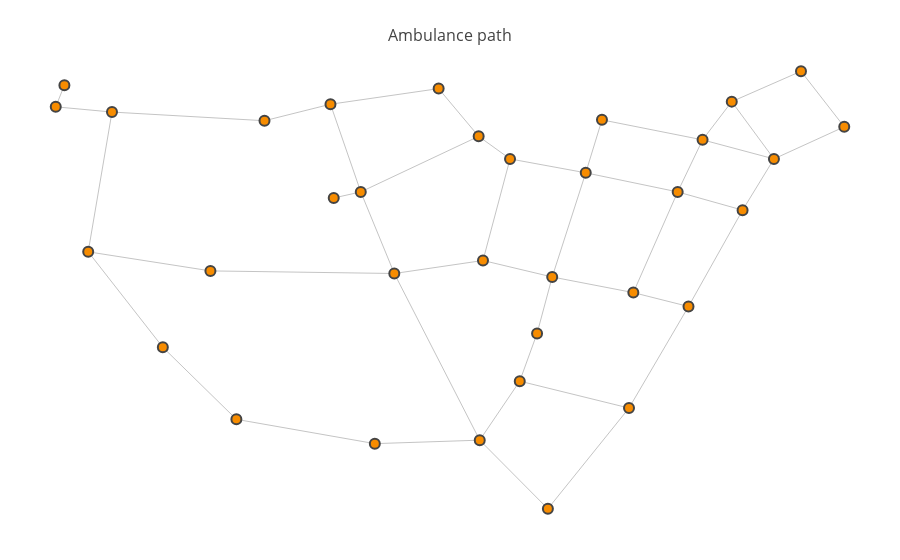

Notebook cell for this chart:
### Code cell
map_40 = load_map_40()
show_map(map_40)

### Figure 1 — Plotly figure (JSON) as saved in the notebook; plotly's stock layout.template omitted (floating-point values rounded to 4 significant figures; data arrays with more than 128 entries replaced by an {"elided": "..."} marker saying what was removed)
{"data": [{"hoverinfo": "none", "line": {"color": "#888", "width": 0.5}, "mode": "lines", "type": "scatter", "uid": "e5543157-5329-4432-af4c-3568eb6f2e2a", "x": {"elided": "141 int values"}, "y": {"elided": "141 int values"}}, {"hoverinfo": "text", "marker": {"color": [0, 0, 0, 0, 0, 0, 0, 0, 0, 0, 0, 0, 0, 0, 0, 0, 0, 0, 0, 0, 0, 0, 0, 0, 0, 0, 0, 0, 0, 0, 0, 0, 0, 0], "colorbar": {"thickness": 15, "title": {"side": "right", "text": "Node Connections"}, "xanchor": "left"}, "colorscale": "Hot", "line": {"width": 2}, "reversescale": true, "showscale": false, "size": 10}, "mode": "markers", "text": ["Intersection 0", "Intersection 1", "Intersection 2", "Intersection 3", "Intersection 4", "Intersection 5", "Intersection 6", "Intersection 7", "Intersection 8", "Intersection 9", "Intersection 10", "Intersection 11", "Intersection 12", "Intersection 13", "Intersection 14", "Intersection 15", "Intersection 16", "Intersection 17", "Intersection 18", "Intersection 19", "Intersection 20", "Intersection 21", "Intersection 22", "Intersection 23", "Intersection 24", "Intersection 25", "Intersection 26", "Intersection 27", "Intersection 28", "Intersection 29", "Intersection 30", "Intersection 31", "Intersection 32", "Intersection 33"], "type": "scatter", "uid": "3ac40c29-61a2-45c9-8a1e-6ddd07707e02", "x": [62, 54, 106, 247, 308, 408, 445, 544, 474, 629, 559, 652, 679, 743, 783, 718, 689, 588, 513, 639, 449, 367, 336, 311, 197, 84, 153, 221, 349, 446, 483, 499, 584, 509], "y": [-36, -61, -67, -77, -58, -40, -95, -137, -121, -159, -76, -99, -55, -20, -84, -121, -180, -275, -257, -291, -238, -253, -159, -166, -250, -228, -338, -421, -449, -445, -377, -322, -408, -524]}], "layout": {"hovermode": "closest", "margin": {"b": 20, "l": 5, "r": 5, "t": 40}, "showlegend": false, "title": {"font": {"size": 16}, "text": "<br>Ambulance path"}, "xaxis": {"showgrid": false, "showticklabels": false, "zeroline": false}, "yaxis": {"showgrid": false, "showticklabels": false, "zeroline": false}}}
